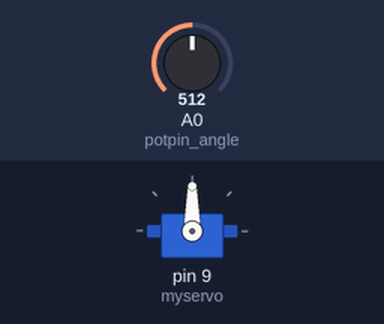
Simulated run of this sketch. Board: Arduino Uno, built with avr-gcc and run on an emulated ATmega328P. On the bench: servo. The test bench sets the inputs (shaded band); at power-on: A0 (potpin_angle) = 512. What the sketch prints to the serial monitor is not drawn.

Above: at 1.2 s.
1.3 s: A0 (potpin_angle) set to 716
At 2.5 s:
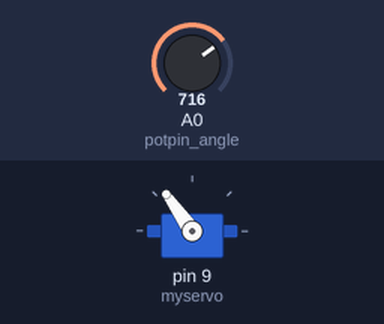
2.8 s: A0 (potpin_angle) set to 900
At 3.8 s:
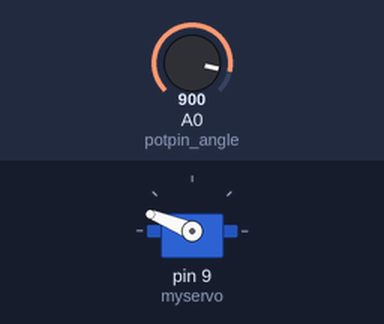
4.3 s: A0 (potpin_angle) set to 1023
At 5.0 s:
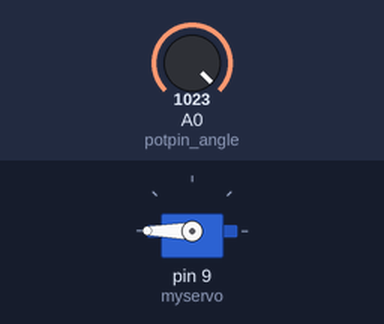
5.8 s: A0 (potpin_angle) set to 306
At 7.0 s:
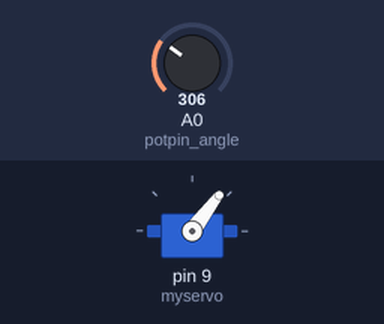
7.3 s: A0 (potpin_angle) set to 122
At 8.4 s:
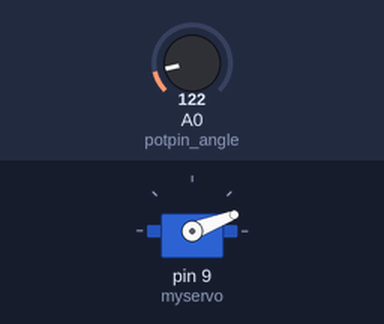
8.8 s: A0 (potpin_angle) set to 0
At 9.6 s:
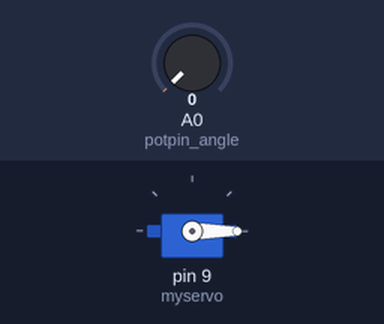
Timing chart, 0 to 11.3 s (numbered marks = the images above; inputs shaded):
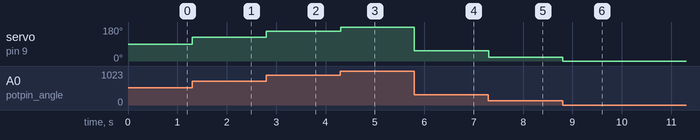

The sketch:

servo.ino
```cpp
#include <Servo.h>

Servo myservo;  // create servo object to control a servo

int potpin_angle = 0;// analog pin used to connect the potentiometer
int val_angle;    // variable to read the value from the analog pin

void setup() {
  Serial.begin(9600);
  myservo.attach(9);  // attaches the servo on pin 9 to the servo object
}

void setServo() {
  val_angle = analogRead(potpin_angle);
  val_angle = map(val_angle, 0, 1023, 0, 180);
  myservo.write(val_angle);
  val_angle = map(val_angle, 0, 180, 0, 200);
  Serial.write(val_angle);
  delay(5);

}

void loop() {
  setServo();
}
```

Measured:
- after the input at 1.3 s, servo on pin 9 (myservo): 90° → 125° at once
- after the input at 2.8 s, servo on pin 9 (myservo): 125° → 158° at once
- after the input at 4.3 s, servo on pin 9 (myservo): 158° → 180° at once
- after the input at 5.8 s, servo on pin 9 (myservo): 180° → 53° at once
- after the input at 7.3 s, servo on pin 9 (myservo): 53° → 21° at once
- after the input at 8.8 s, servo on pin 9 (myservo): 21° → 0° at once
